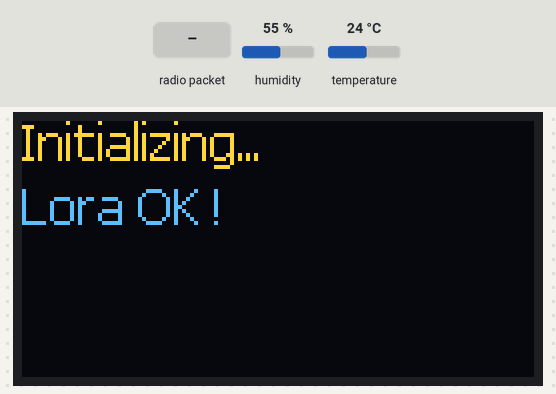
A sketch run on a simulated Arduino Uno, built with avr-gcc and run on an emulated ATmega328P. Parts: 128×64 one-colour display. The test bench sets the inputs (shaded band); at power-on: humidity 55 %, temperature 24 °C. The OLED is the two-colour kind (top 16 rows yellow); no radio packets arrive unless stated; what the sketch prints to the serial monitor is not drawn.

Above: at 0.1 s.
At 1.2 s:
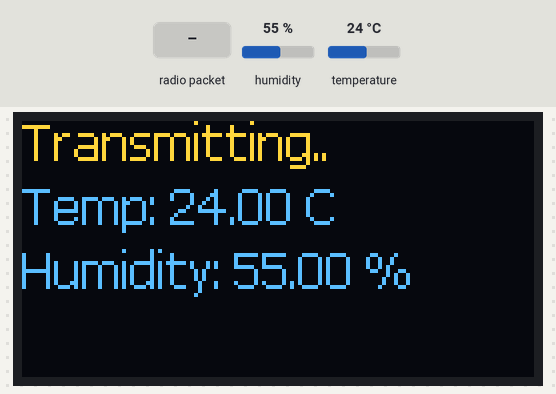
1.3 s: radio packet "," arrives
At 1.9 s:
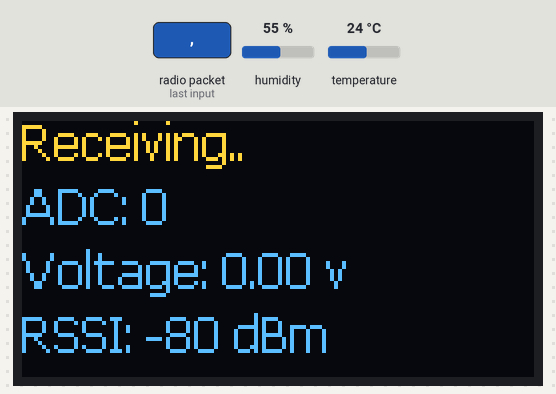
2.8 s: radio packet "ADC:" arrives
4.3 s: radio packet "Voltage:" arrives
Timing chart, 0 to 7.3 s (numbered marks = the images above; inputs shaded):
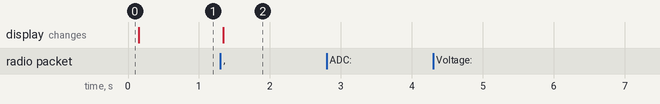

Measured:
- after the input at 1.3 s, the display: changes after 0.05 s (image 2)
- after the input at 2.8 s, every drawn part: stays the same

The sketch:

lora2_prk2_STA2_DHT22_Duplex.ino
```cpp
//by : Nyoman Yudi Kurniawan
//for : TRSE - Undiksha - 2025
//www.aisi555.com

#include <SPI.h>
#include <LoRa.h>
#include <DHT.h>
#include "SSD1306Ascii.h"
#include "SSD1306AsciiWire.h"

// OLED settings
#define I2C_ADDRESS 0x3C
#define RST_PIN -1

SSD1306AsciiWire display;
// LoRa pins
#define LORA_CS_PIN 10
#define LORA_RST_PIN 9
#define LORA_DIO0_PIN 2

// DHT22 settings
#define DHT_PIN 3
#define DHT_TYPE DHT22
DHT dht(DHT_PIN, DHT_TYPE);

bool isTransmitMode = true; // Start in receive mode
unsigned long lastSwitchTime = 0;
bool waitForTransmit = false; // Flag to wait before switching to transmit mode

void setup() {
  Serial.begin(9600);
  while (!Serial); // Wait for serial monitor

  Wire.begin();
  Wire.setClock(400000L);

  display.begin(&Adafruit128x64, I2C_ADDRESS);


  display.setFont(Verdana12);
  display.clear();
  display.println("Initializing...");

  // Initialize LoRa
  SPI.begin();
  LoRa.setPins(LORA_CS_PIN, LORA_RST_PIN, LORA_DIO0_PIN);
  if (!LoRa.begin(433E6)) {
    Serial.println("LoRa initialization failed!");
    while (1);
  }
  Serial.println("LoRa initialized successfully.");

  display.println("Lora OK !");
  // Initialize DHT22
  dht.begin();
}

void loop() {
  unsigned long currentTime = millis();

  if (isTransmitMode) {
    // Transmit mode: Read temperature and humidity and send data
    float temperature = dht.readTemperature();
    float humidity = dht.readHumidity();

    if (isnan(temperature) || isnan(humidity)) {
      Serial.println("Failed to read from DHT22!");
      return;
    }

  // Convert to integers (multiply by 100)
  int tempInt = (int)(temperature * 100);
  int humidityInt = (int)(humidity * 100);

  // Print readings to serial monitor
  Serial.print("Temperature: ");
  Serial.print(temperature);
  Serial.print(" °C, Humidity: ");
  Serial.print(humidity);
  Serial.println(" %");

  // Send data via LoRa
  LoRa.beginPacket();
  LoRa.print("Temp:");
  LoRa.print(tempInt);
  LoRa.print(",Humidity:");
  LoRa.print(humidityInt);
  LoRa.endPacket();


    display.clear();
    display.println("Transmitting..");
    display.print("Temp: ");
    display.print(temperature);
    display.println(" C");
    display.print("Humidity: ");
    display.print(humidity);
    display.println(" %");

    // Switch to receive mode immediately after transmitting
    isTransmitMode = false;
  } else {
    // Receive mode: Listen for incoming data
    int packetSize = LoRa.parsePacket();
    if (packetSize) {
      String incomingData = "";
      while (LoRa.available()) {
        incomingData += (char)LoRa.read();
      }

      // Get RSSI
      int rssi = LoRa.packetRssi();

      Serial.print("Incoming Data: ");
      Serial.println(incomingData);

      // Extract ADC and Voltage using String methods
     int adcIndex = incomingData.indexOf("ADC:") + 4; // Start of ADC value
     int commaIndex = incomingData.indexOf(",");      // Separator between ADC and Voltage
     int voltageIndex = incomingData.indexOf("Voltage:") + 8; // Start of Voltage value

    if (adcIndex != -1 && commaIndex != -1 && voltageIndex != -1) {
     int adcValue = incomingData.substring(adcIndex, commaIndex).toInt();
     float voltage = incomingData.substring(voltageIndex).toFloat();

      Serial.print("Parsed ADC: ");
      Serial.print(adcValue);
      Serial.print(", Voltage: ");
      Serial.print(voltage);
      Serial.print(" v, RSSI: ");
      Serial.print(rssi);
      Serial.println(" dBm");


      display.clear();
      display.println("Receiving..");
      display.print("ADC: ");
      display.println(adcValue);
      display.print("Voltage: ");
      display.print(voltage);
      display.println(" v");
      display.print("RSSI: ");
      display.print(rssi);
      display.println(" dBm");

      } else {
        Serial.println("Failed to parse data!");
      }


      // Set flag to wait for 5 seconds before switching to transmit mode
      waitForTransmit = true;
      lastSwitchTime = currentTime;
    }

    // Check if 5 seconds have passed since receiving data
    if (waitForTransmit && (currentTime - lastSwitchTime >= 5000)) {
      isTransmitMode = true; // Switch to transmit mode
      waitForTransmit = false; // Reset flag
    }
  }
}
```
